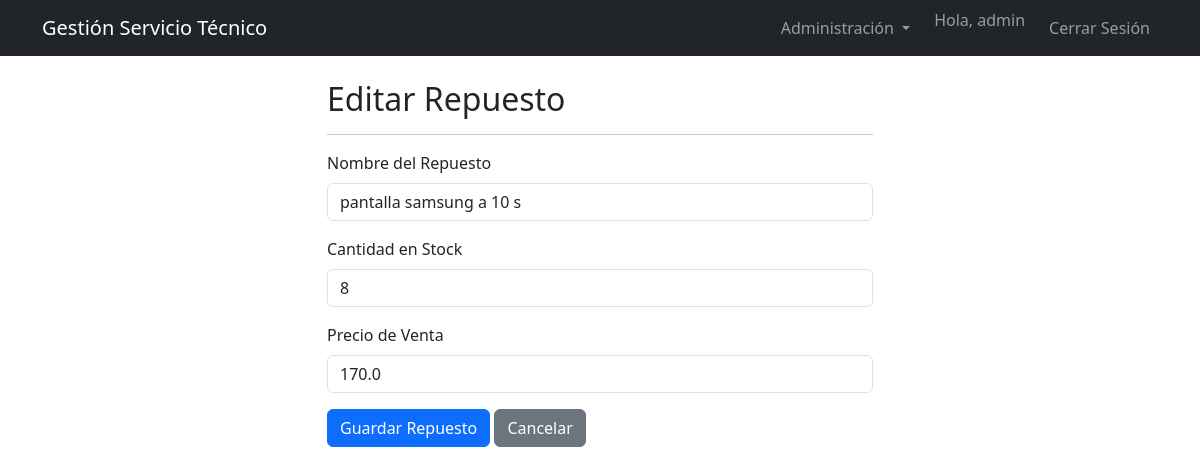
/repuestos/editar/1 (signed in), run on the app's committed database.
### models.py (models this page shows, shortened)
class Usuario(db.Model, UserMixin):
    __tablename__ = 'usuarios'
    id = db.Column(db.Integer, primary_key=True)
    email = db.Column(db.String(120), unique=True, nullable=False, index=True)
    password_hash = db.Column(db.String(128), nullable=False)
    nombre = db.Column(db.String(100), nullable=False)
    rol_id = db.Column(db.Integer, db.ForeignKey('roles.id'), nullable=False)
    ordenes_asignadas = db.relationship('Orden', backref='tecnico', lazy='dynamic')

class Repuesto(db.Model):
    __tablename__ = 'repuestos'
    id = db.Column(db.Integer, primary_key=True)
    nombre = db.Column(db.String(100), nullable=False, index=True)
    stock = db.Column(db.Integer, default=0)
    precio = db.Column(db.Float, default=0.0)

### blueprints/repuestos.py (the view, shortened to what this page needs)
@repuestos_bp.route('/repuestos/editar/<int:id>', methods=['GET', 'POST'])
@login_required
def editar_repuesto(id):
    repuesto = Repuesto.query.get_or_404(id)
    form = RepuestoForm(obj=repuesto)
    return render_template('repuestos_form.html', form=form, titulo='Editar Repuesto')

### forms.py
class RepuestoForm(FlaskForm):
    nombre = StringField('Nombre del Repuesto',
                         validators=[DataRequired(message='El nombre es obligatorio.'),
                                     Length(min=2, max=100)])
    stock = IntegerField('Cantidad en Stock',
                         validators=[DataRequired(message='El stock es obligatorio.'),
                                     NumberRange(min=0, message='El stock no puede ser negativo.')])
    precio = FloatField('Precio de Venta',
                        validators=[DataRequired(message='El precio es obligatorio.'),
                                    NumberRange(min=0, message='El precio no puede ser negativo.')])
    submit = SubmitField('Guardar Repuesto')

### app.py (called while the page is built)
@login_manager.user_loader
def load_user(user_id):
    return Usuario.query.get(int(user_id))

### templates/repuestos_form.html (shortened to what this page needs)
{% extends 'base.html' %}
{% block content %}
<div class="row">
    <div class="col-md-6 offset-md-3">
        <h2>{{ titulo }}</h2>
        <hr>
        <form method="POST" action="" novalidate>
            <div class="mb-3">
                {{ form.nombre.label(class="form-label") }}
                {{ form.nombre(class="form-control") }}
            </div>
            <div class="mb-3">
                {{ form.stock.label(class="form-label") }}
                {{ form.stock(class="form-control", type="number") }}
            </div>
            <div class="mb-3">
                {{ form.precio.label(class="form-label") }}
                {{ form.precio(class="form-control", type="number", step="0.01") }}
            </div>
            <div class="mb-3">
                {{ form.submit(class="btn btn-primary") }}
                <a href="{{ url_for('repuestos.listar_repuestos') }}" class="btn btn-secondary">Cancelar</a>
            </div>
        </form>
    </div>
</div>
{% endblock %}

### templates/base.html (shortened to what this page needs)
<!doctype html>
<html lang="es">
  <head>
    <link href="https://cdn.jsdelivr.net/npm/bootstrap@5.3.2/dist/css/bootstrap.min.css" rel="stylesheet">
  </head>
  <body>
    <nav class="navbar navbar-expand-lg navbar-dark bg-dark">
      <div class="container">
        <a class="navbar-brand" href="{{ url_for('index') }}">Gestión Servicio Técnico</a>
        <div class="collapse navbar-collapse" id="navbarNav">
          <ul class="navbar-nav ms-auto">
            {% if current_user.is_authenticated %}
              <li class="nav-item dropdown me-3">
                <a class="nav-link dropdown-toggle" href="#" role="button" data-bs-toggle="dropdown" aria-expanded="false">
                  Administración
                </a>
              </li>
              <li class="nav-item">
                <span class="navbar-text me-3">
                  Hola, {{ current_user.nombre }}
                </span>
              </li>
              <li class="nav-item">
                <a class="nav-link" href="{{ url_for('auth.logout') }}">Cerrar Sesión</a>
              </li>
            {% else %}
              <li class="nav-item">
                <a class="nav-link" href="{{ url_for('auth.login') }}">Iniciar Sesión</a>
              </li>
            {% endif %}
          </ul>
        </div>
      </div>
    </nav>
    <div class="container mt-4">
      {% block content %}
      {% endblock %}
    </div>
  </body>
</html>

### data on the page
Usuario: nombre "admin"
Repuesto: nombre "pantalla samsung a 10 s", stock "8", precio "170.0"

### other printed values
{{ titulo }} "Editar Repuesto"
